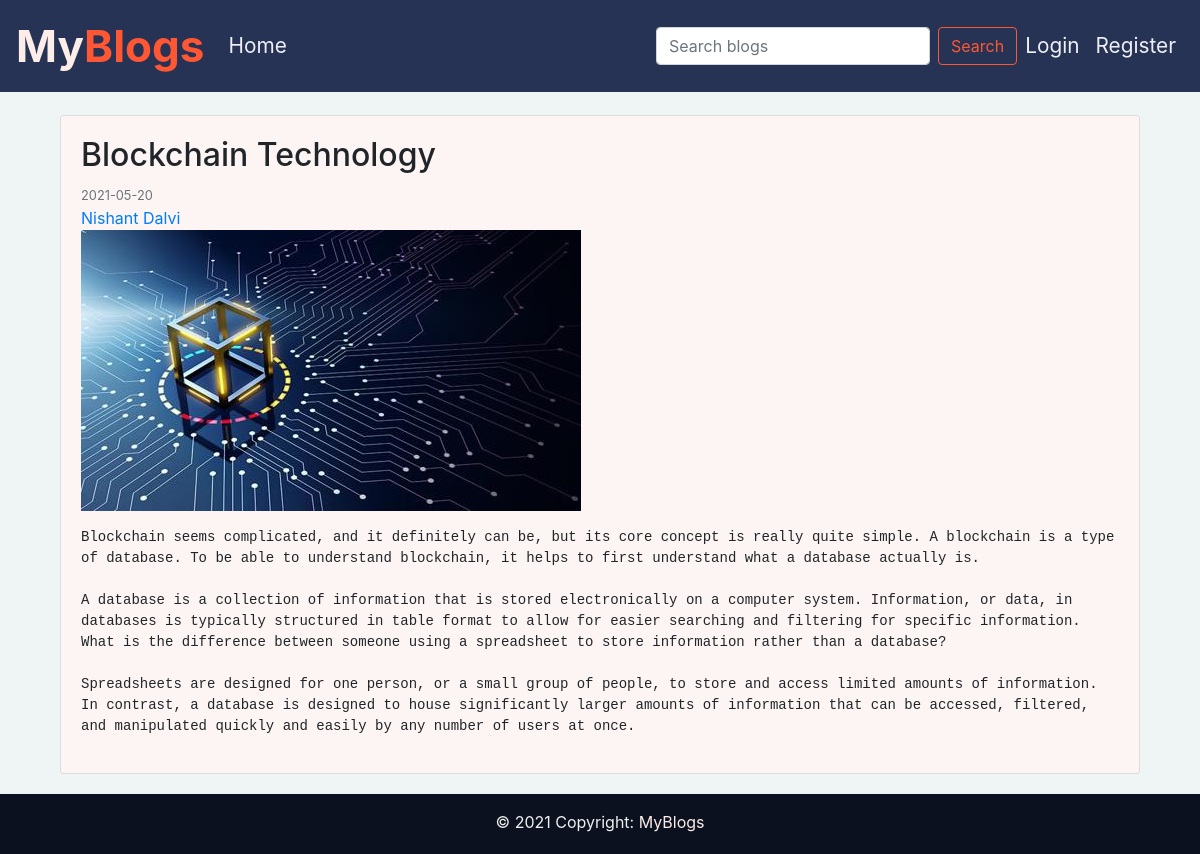
The page /post/12 on the database its author committed.
### blog/models.py (models this page shows, shortened)
class Post(db.Model):
    id = db.Column(db.Integer, primary_key=True)
    title = db.Column(db.String(100), nullable=False)
    date_posted = db.Column(db.DateTime, nullable=False, default=datetime.utcnow)
    content = db.Column(db.Text, nullable=False)
    image_post = db.Column(db.String(20), nullable=False, default='default_post.jpg')
    user_id = db.Column(db.Integer, db.ForeignKey('user.id'), nullable=False)

class User(db.Model, UserMixin):
    id = db.Column(db.Integer, primary_key=True)
    username = db.Column(db.String(20), unique=True, nullable=False)
    email = db.Column(db.String(120), unique=True, nullable=False)
    image_file = db.Column(db.String(20), nullable=False, default='default_profile.jpg')
    password = db.Column(db.String(60), nullable=False)
    posts = db.relationship('Post', backref='author', lazy=True)

### blog/routes.py (the view)
@app.route("/post/<int:post_id>")
def post(post_id):
    post = Post.query.get_or_404(post_id)
    return render_template('blog.html', title=post.title, post=post)

### blog/Templates/blog.html
{%extends "layout.html"%}
{%block content%}
    <div class="container">
        <article class="media content-section">
            <div class="media-body">
                <div class="article-metadata">
                    <h2 class="article-title">{{post.title}}</h2>
                    <small class="text-muted">{{ post.date_posted.strftime('%Y-%m-%d') }}</small>
                </div>
                <a class="mr-2" href="{{ url_for('user_profile', username=post.author.username) }}">{{post.author.username}}</a>
                {% if post.image_post != 'default_post.jpg' %}
                <figure>
                    <img class="img-fluid blog-img" src="{{ url_for('static', filename='resources/blog_pics/' + post.image_post) }}" alt="Some alt text">
                </figure>
                {% endif %}
                <pre class="article-content">{{post.content}}</pre>
            </div>
        </article>
    </div>
{%endblock content%}

### blog/static/main.css (style rules this page uses)
html { min-height: 100%; position: relative; }
body { margin: 0px; padding: 0px; background-color: #EFF4F4; min-height: 100%; display: grid; margin-bottom: 60px; }
.content-section { background: #ffffff; padding: 20px 20px; border: 1px solid #dddddd; border-radius: 3px; margin-bottom: 20px; }
.blog-img { height: fit-content; }
.content-section { background-color: #fcf5f4; }
pre { white-space: pre-wrap; }

### rows shown on the page
Post: title "Blockchain Technology", date_posted "2021-05-20", image_post (picture), content "Blockchain seems complicated, and it definitely can be, but its core concept is really quite simple. A blockchain is a type of database. To be able to understand blockchain, it helps to first understand what a database actually is. A database is a collection of information that is stored electronically on a computer system. Information, or data, in databases is typically structured in table format to allow for easier searching and filtering for specific information. What is the difference between someone using a spreadsheet to store information rather than a database? Spreadsheets are designed for one person, or a small group of people, to store and access limited amounts of information. In…"
User: author.username "Nishant Dalvi"
